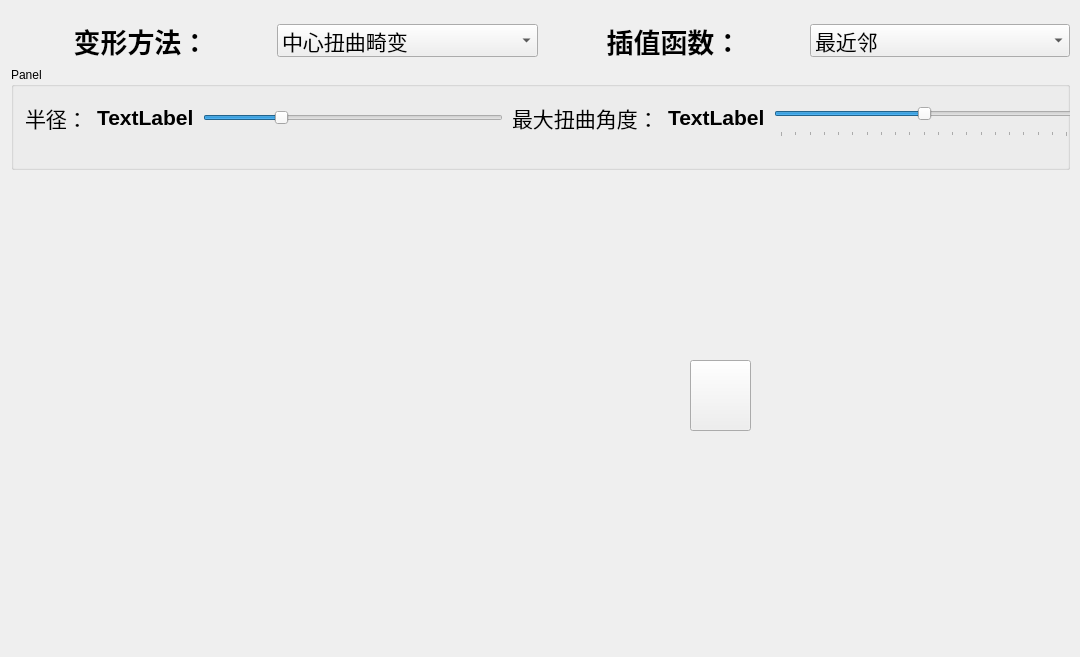
<?xml version="1.0" encoding="UTF-8"?>
<ui version="4.0">
 <class>MainWindow</class>
 <widget class="QMainWindow" name="MainWindow">
  <property name="geometry">
   <rect>
    <x>0</x>
    <y>0</y>
    <width>1080</width>
    <height>657</height>
   </rect>
  </property>
  <property name="windowTitle">
   <string>MainWindow</string>
  </property>
  <widget class="QWidget" name="centralWidget">
   <property name="styleSheet">
    <string notr="true">QWidget#centralWidget
{
	background-image: url(:/images/bg.jpg);
}</string>
   </property>
   <widget class="QWidget" name="verticalLayoutWidget">
    <property name="geometry">
     <rect>
      <x>0</x>
      <y>10</y>
      <width>1081</width>
      <height>171</height>
     </rect>
    </property>
    <layout class="QVBoxLayout" name="verticalLayout">
     <item>
      <layout class="QHBoxLayout" name="horizontalLayout">
       <item>
        <widget class="QLabel" name="label">
         <property name="font">
          <font>
           <pointsize>20</pointsize>
           <weight>75</weight>
           <bold>true</bold>
          </font>
         </property>
         <property name="text">
          <string>变形方法：</string>
         </property>
         <property name="alignment">
          <set>Qt::AlignCenter</set>
         </property>
        </widget>
       </item>
       <item>
        <widget class="QComboBox" name="transformer">
         <property name="font">
          <font>
           <pointsize>16</pointsize>
           <weight>50</weight>
           <bold>false</bold>
           <underline>false</underline>
           <strikeout>false</strikeout>
          </font>
         </property>
         <property name="layoutDirection">
          <enum>Qt::LeftToRight</enum>
         </property>
         <item>
          <property name="text">
           <string>中心扭曲畸变</string>
          </property>
         </item>
         <item>
          <property name="text">
           <string>桶形/枕形畸变</string>
          </property>
         </item>
         <item>
          <property name="text">
           <string>TPS变形</string>
          </property>
         </item>
        </widget>
       </item>
       <item>
        <widget class="QLabel" name="label_2">
         <property name="font">
          <font>
           <pointsize>20</pointsize>
           <weight>75</weight>
           <bold>true</bold>
          </font>
         </property>
         <property name="text">
          <string>插值函数：</string>
         </property>
         <property name="alignment">
          <set>Qt::AlignCenter</set>
         </property>
        </widget>
       </item>
       <item>
        <widget class="QComboBox" name="interpolater">
         <property name="font">
          <font>
           <pointsize>16</pointsize>
           <weight>50</weight>
           <bold>false</bold>
           <underline>false</underline>
           <strikeout>false</strikeout>
          </font>
         </property>
         <property name="layoutDirection">
          <enum>Qt::LeftToRight</enum>
         </property>
         <item>
          <property name="text">
           <string>最近邻</string>
          </property>
         </item>
         <item>
          <property name="text">
           <string>双线性</string>
          </property>
         </item>
         <item>
          <property name="text">
           <string>双三次</string>
          </property>
         </item>
        </widget>
       </item>
      </layout>
     </item>
     <item>
      <widget class="QGroupBox" name="groupBox">
       <property name="enabled">
        <bool>true</bool>
       </property>
       <property name="title">
        <string>Panel</string>
       </property>
       <widget class="QWidget" name="horizontalLayoutWidget_2">
        <property name="geometry">
         <rect>
          <x>0</x>
          <y>20</y>
          <width>1081</width>
          <height>61</height>
         </rect>
        </property>
        <layout class="QHBoxLayout" name="horizontalLayout_3">
         <item>
          <widget class="QLabel" name="label_4">
           <property name="sizePolicy">
            <sizepolicy hsizetype="Fixed" vsizetype="Preferred">
             <horstretch>100</horstretch>
             <verstretch>0</verstretch>
            </sizepolicy>
           </property>
           <property name="font">
            <font>
             <pointsize>16</pointsize>
            </font>
           </property>
           <property name="text">
            <string>半径：</string>
           </property>
          </widget>
         </item>
         <item>
          <widget class="QLabel" name="radius">
           <property name="sizePolicy">
            <sizepolicy hsizetype="Fixed" vsizetype="Preferred">
             <horstretch>0</horstretch>
             <verstretch>0</verstretch>
            </sizepolicy>
           </property>
           <property name="font">
            <font>
             <pointsize>16</pointsize>
             <weight>75</weight>
             <bold>true</bold>
            </font>
           </property>
           <property name="text">
            <string>TextLabel</string>
           </property>
          </widget>
         </item>
         <item>
          <widget class="QSlider" name="radius_slider">
           <property name="sizePolicy">
            <sizepolicy hsizetype="Fixed" vsizetype="Preferred">
             <horstretch>200</horstretch>
             <verstretch>100</verstretch>
            </sizepolicy>
           </property>
           <property name="minimumSize">
            <size>
             <width>300</width>
             <height>0</height>
            </size>
           </property>
           <property name="acceptDrops">
            <bool>false</bool>
           </property>
           <property name="minimum">
            <number>0</number>
           </property>
           <property name="maximum">
            <number>1000</number>
           </property>
           <property name="value">
            <number>250</number>
           </property>
           <property name="tracking">
            <bool>true</bool>
           </property>
           <property name="orientation">
            <enum>Qt::Horizontal</enum>
           </property>
           <property name="invertedAppearance">
            <bool>false</bool>
           </property>
           <property name="invertedControls">
            <bool>false</bool>
           </property>
          </widget>
         </item>
         <item>
          <widget class="QLabel" name="param_name">
           <property name="sizePolicy">
            <sizepolicy hsizetype="Fixed" vsizetype="Preferred">
             <horstretch>0</horstretch>
             <verstretch>0</verstretch>
            </sizepolicy>
           </property>
           <property name="font">
            <font>
             <pointsize>16</pointsize>
            </font>
           </property>
           <property name="text">
            <string>最大扭曲角度：</string>
           </property>
          </widget>
         </item>
         <item>
          <widget class="QLabel" name="param">
           <property name="sizePolicy">
            <sizepolicy hsizetype="Fixed" vsizetype="Preferred">
             <horstretch>0</horstretch>
             <verstretch>0</verstretch>
            </sizepolicy>
           </property>
           <property name="font">
            <font>
             <pointsize>16</pointsize>
             <weight>75</weight>
             <bold>true</bold>
            </font>
           </property>
           <property name="text">
            <string>TextLabel</string>
           </property>
          </widget>
         </item>
         <item>
          <widget class="QSlider" name="param_slider">
           <property name="sizePolicy">
            <sizepolicy hsizetype="Fixed" vsizetype="Preferred">
             <horstretch>0</horstretch>
             <verstretch>0</verstretch>
            </sizepolicy>
           </property>
           <property name="minimumSize">
            <size>
             <width>300</width>
             <height>0</height>
            </size>
           </property>
           <property name="minimum">
            <number>-100</number>
           </property>
           <property name="maximum">
            <number>100</number>
           </property>
           <property name="singleStep">
            <number>1</number>
           </property>
           <property name="pageStep">
            <number>10</number>
           </property>
           <property name="value">
            <number>0</number>
           </property>
           <property name="sliderPosition">
            <number>0</number>
           </property>
           <property name="orientation">
            <enum>Qt::Horizontal</enum>
           </property>
           <property name="tickPosition">
            <enum>QSlider::TicksBelow</enum>
           </property>
          </widget>
         </item>
        </layout>
       </widget>
      </widget>
     </item>
    </layout>
   </widget>
   <widget class="QPushButton" name="original_img">
    <property name="geometry">
     <rect>
      <x>20</x>
      <y>210</y>
      <width>300</width>
      <height>400</height>
     </rect>
    </property>
    <property name="text">
     <string/>
    </property>
    <property name="iconSize">
     <size>
      <width>300</width>
      <height>400</height>
     </size>
    </property>
    <property name="default">
     <bool>false</bool>
    </property>
    <property name="flat">
     <bool>true</bool>
    </property>
   </widget>
   <widget class="QPushButton" name="target_img">
    <property name="enabled">
     <bool>false</bool>
    </property>
    <property name="geometry">
     <rect>
      <x>380</x>
      <y>210</y>
      <width>300</width>
      <height>400</height>
     </rect>
    </property>
    <property name="text">
     <string/>
    </property>
    <property name="iconSize">
     <size>
      <width>300</width>
      <height>400</height>
     </size>
    </property>
    <property name="flat">
     <bool>true</bool>
    </property>
   </widget>
   <widget class="QPushButton" name="start">
    <property name="geometry">
     <rect>
      <x>690</x>
      <y>360</y>
      <width>61</width>
      <height>71</height>
     </rect>
    </property>
    <property name="styleSheet">
     <string notr="true">QPushButton#start
{
	border-image: url(:/images/start.png);
}

QPushButton#start:hover
{
    border-radius:35px;
    background-color:rgb(211, 215, 207);
}
QPushButton#start:pressed
{
    border-radius:35px;
    background-color:rgb(136, 138, 133);
}</string>
    </property>
    <property name="text">
     <string/>
    </property>
   </widget>
   <widget class="QLabel" name="result_img">
    <property name="geometry">
     <rect>
      <x>770</x>
      <y>210</y>
      <width>300</width>
      <height>400</height>
     </rect>
    </property>
    <property name="text">
     <string/>
    </property>
   </widget>
   <widget class="QLabel" name="label_3">
    <property name="geometry">
     <rect>
      <x>330</x>
      <y>370</y>
      <width>41</width>
      <height>61</height>
     </rect>
    </property>
    <property name="styleSheet">
     <string notr="true">QLabel
{
	border-image: url(:/images/add.png);
}
</string>
    </property>
    <property name="text">
     <string/>
    </property>
   </widget>
  </widget>
 </widget>
 <layoutdefault spacing="6" margin="11"/>
 <resources/>
 <connections/>
</ui>
